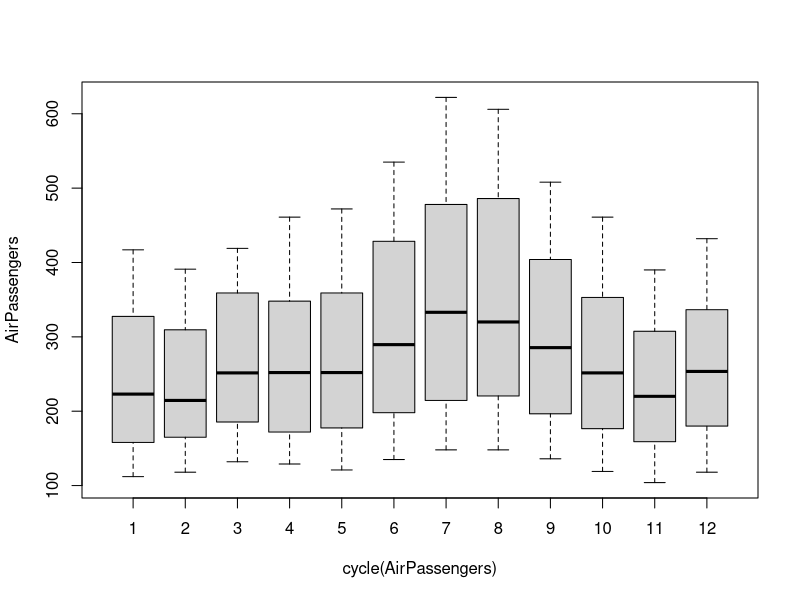
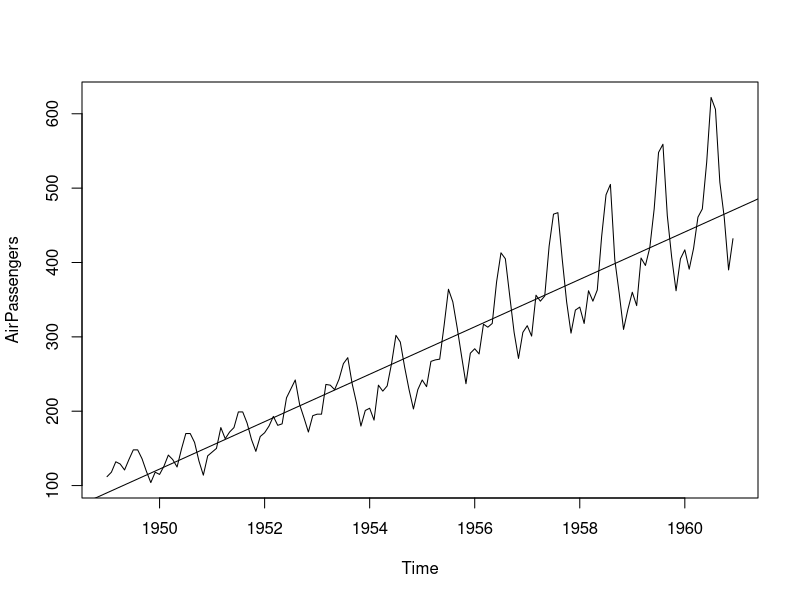
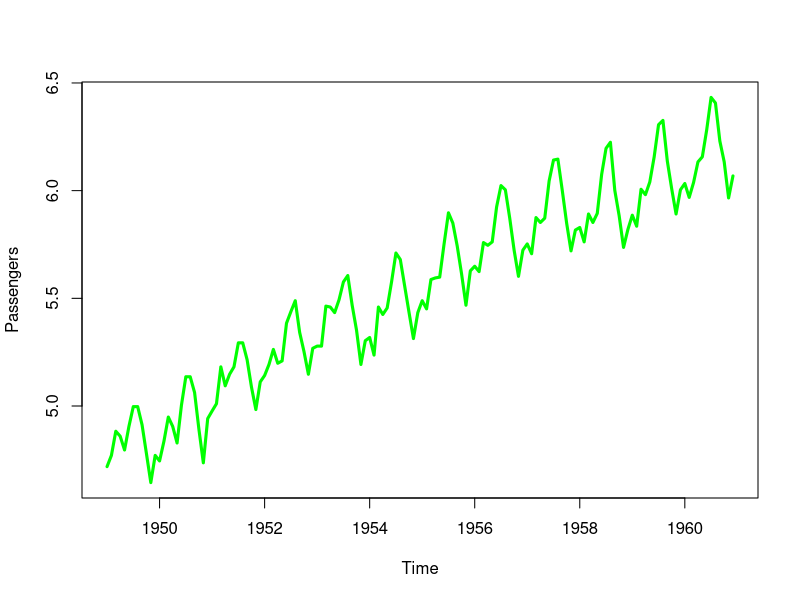
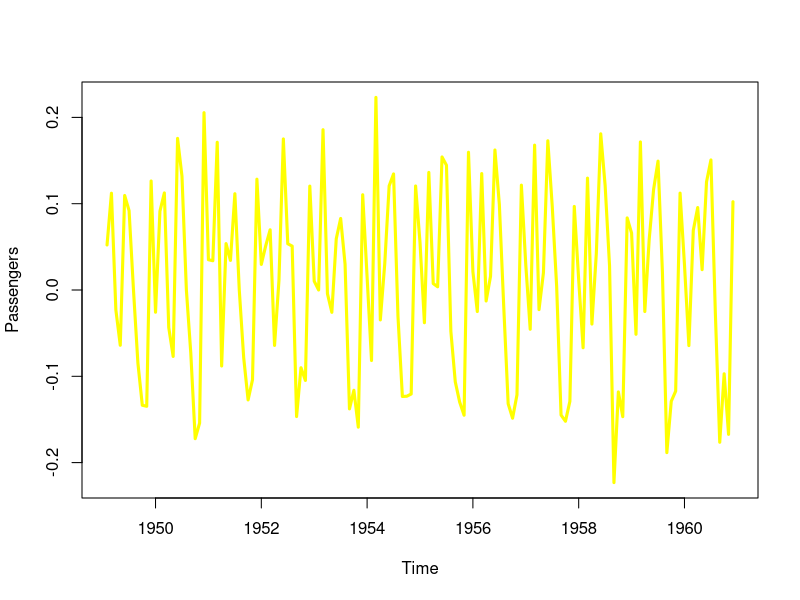
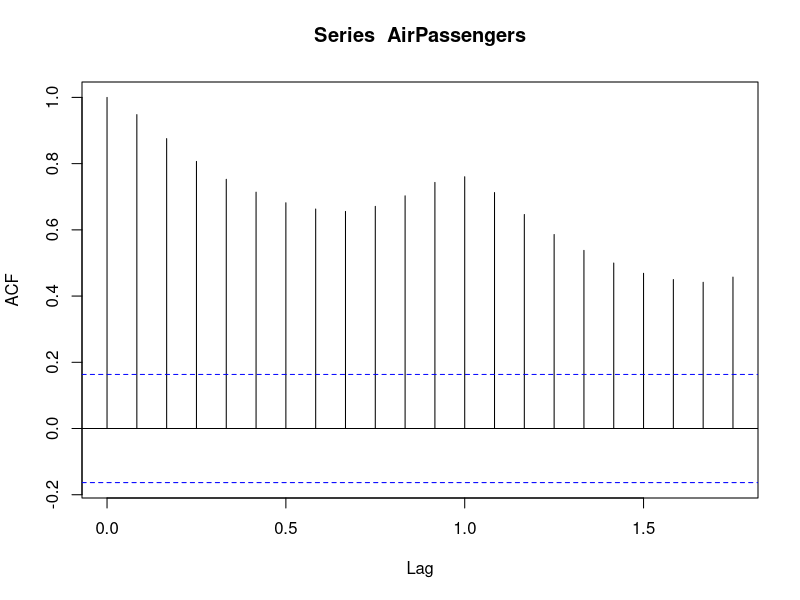
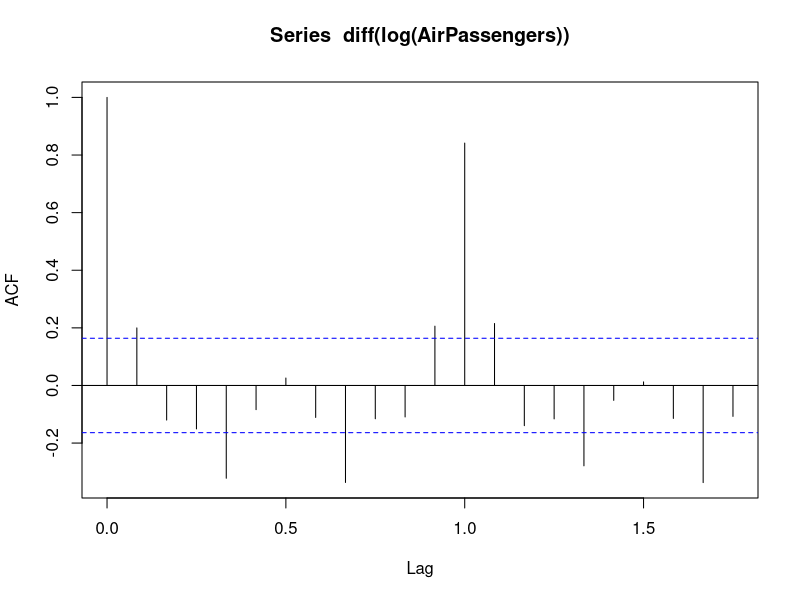
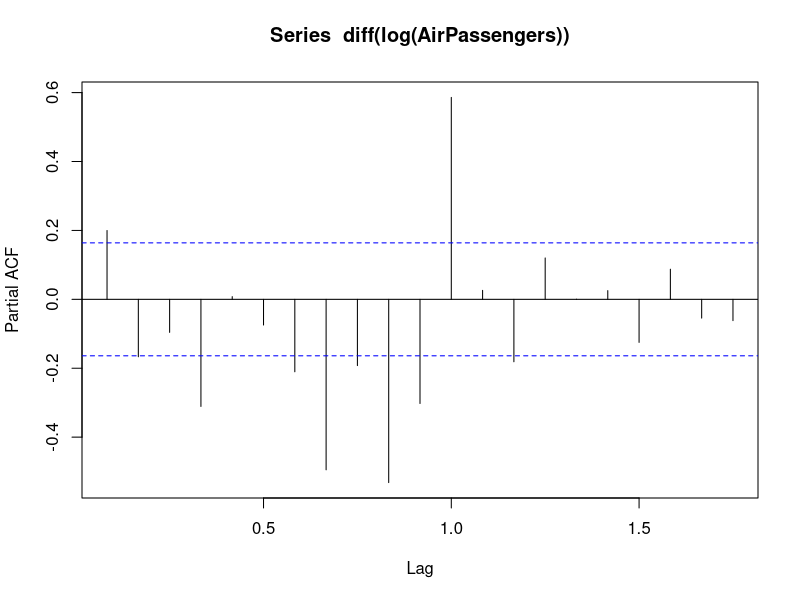
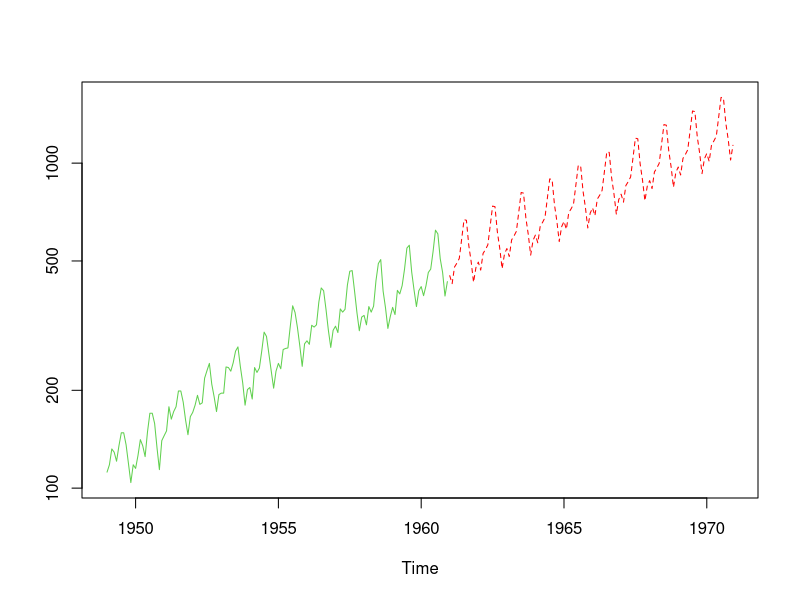

These figures' R source, in order:
data("Airpassenger")
AirPassengers

#____Understanding and Preparing data___
boxplot(AirPassengers~cycle(AirPassengers))
plot(AirPassengers)
abline(lm(AirPassengers~time(AirPassengers)))

#___Make it stationary___

plot(log(AirPassengers),col="green",lwd=3,ylab="Passengers") #variance constant

#_____First order differentiation for making mean zero____

plot(diff(log(AirPassengers)),col="yellow",lwd=3,ylab="Passengers")
#_______mean zero and variance constant___our data now Stationary

#___________After making stationary we can fit ARIMA model__________
#__Modeling: ARIMA(p,q,d)
# ARIMA(p=Order of auto regressive,d=order of differentiation,
#q= order of moving average)

#_____we need tseries library_____
library(tseries)
#________Selecting the value of q(MA)_________
acf(AirPassengers) #autocorrelation plot of original ts data file
acf(diff(log(AirPassengers))) ##autocorrelation plot of stationary ts data

#Here the number of line cross or touch the blue line is the value of q
#we ignore the first line for zero value and the next after 1 line because
#data is seasonal.i.e. q=1 

#__________Selecting the value of p______
pacf(diff(log(AirPassengers)))

#_____Fitting an ARIMA(0,1,1) model___
# help(arima)

my_fit=arima(log(AirPassengers),order = c(0,1,1),seasonal =list(order=c(0,1,1),period=12))
my_fit

#Forecast for next 10 years

pred=predict(my_fit,n.ahead = 10*12)
pred
#____final prediction___
#__our fitted model data was log transform data so we get log value from forecast.
#__Then,convert to original by exponentiation

finalpred=exp(pred$pred)
ts.plot(AirPassengers,finalpred,log="y",lty=c(1:3),col=c(3,'red'))

#_________Checking accuracy of the prediction_________
train_data=ts(AirPassengers,frequency = 12,start=c(1949,1),end = c(1959,12))

my_fit2=arima(log(train_data),order = c(0,1,1),seasonal =list(order=c(0,1,1),period=12))
my_fit2

#_____Predict for one year____
pred2=predict(my_fit2,n.ahead = 1*12)
pred2
pred3=exp(pred2$pred)
pred3

pred_1960=round(pred3,0)
true_1960=tail(AirPassengers,12)
df=data.frame(pred_1960,true_1960)
df

# The difference between the true value and the predicted value is minor or negligible
# hence the forecast is well.
